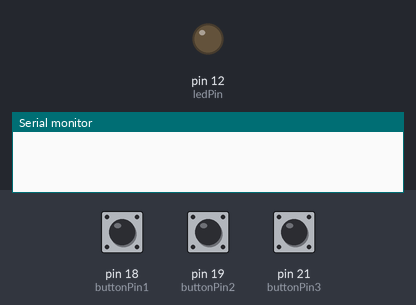
The sketch below on a simulated Arduino Mega 2560, built with avr-gcc and run on an emulated ATmega2560. Parts: output pins drawn as LEDs (lit = HIGH), the last lines printed to the serial monitor. Dashed ring = blinking. The inputs (shaded band) are chosen by the test bench; at power-on: pin 18 (buttonPin1) LOW, pin 21 (buttonPin3) LOW, pin 19 (buttonPin2) LOW.

Above: at 1.2 s.
1.3 s: pin 18 (buttonPin1) pulled HIGH for 0.15 s
At 2.1 s:
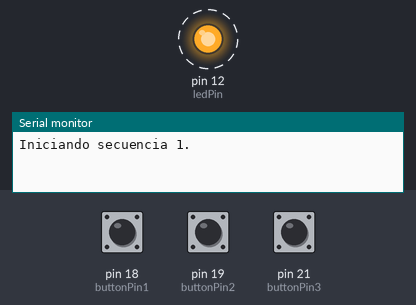
4.4 s: pin 21 (buttonPin3) pulled HIGH for 0.15 s
6.9 s: pin 21 (buttonPin3) pulled HIGH for 1 s
At 7.37 s:
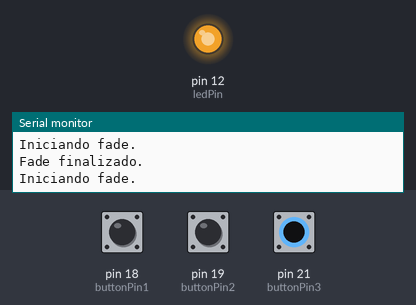
9.4 s: pin 19 (buttonPin2) pulled HIGH for 0.15 s
At 10.2 s:
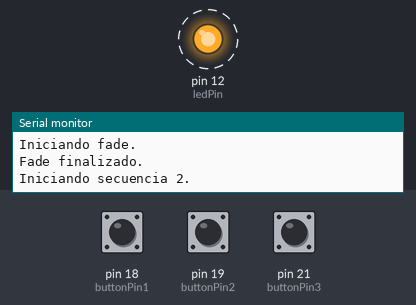
Timing chart, 0 to 13.5 s (numbered marks = the images above; inputs shaded):
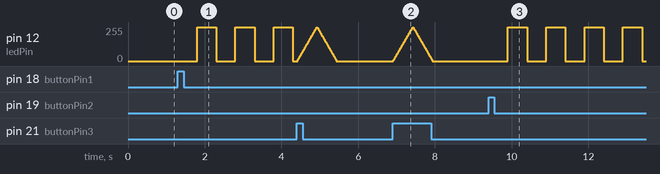

Measured:
- after the input at 1.3 s, pin 12 (ledPin): alternates 255/255 for 0.50 s and 0/255 for 0.50 s, starting after 0.50 s
- after the input at 6.9 s, pin 12 (ledPin): rises from 0/255 to 255/255 in 0.50 s, then falls to 0/255 in 0.50 s
- after the input at 9.4 s, pin 12 (ledPin): alternates 255/255 for 0.50 s and 0/255 for 0.50 s, starting after 0.50 s

The sketch:

Interrupt_Memoria.ino
```cpp
const int ledPin = 12;
const int interruptPin = 23;
const int buttonPin1 = 18;
const int buttonPin2 = 19;
const int buttonPin3 = 21;
bool lastState1 = LOW;
bool lastState2 = LOW;
bool lastState3 = LOW;
const unsigned long debounceMs = 35;
unsigned long lastDebounceTime1 = 0;
unsigned long lastDebounceTime2 = 0;
unsigned long lastDebounceTime3 = 0;
unsigned long previousMillis1 = 0;
unsigned long previousMillis2 = 0;
unsigned long previousMillis3 = 0;
int step1 = 0;
int step2 = 0;
int secuenciaActiva = 0;
int tiempo1[] = {500,500,500,500,500,500,1000,1000,1000,1000,1000,1000,500,500,500,500,500,500};
int tiempo2[] = {500,500,500,500,500,500,500,500,500,500,500,500,500,500};
int secuenciaLength1 = sizeof(tiempo1) / sizeof(tiempo1[0]);
int secuenciaLength2 = sizeof(tiempo2) / sizeof(tiempo2[0]);
int fadeValue = 0;
int fadeDirection = 1;
const int fadeInterval = 10;
bool fadeActive = false;
int ledState = 0; // 0 o 255
volatile bool interruptToggleRequested = false; // La ISR pide alternar pausa/reanudar
bool paused = false;
unsigned long pauseStartMillis = 0;

void interrupcionBoton();

void setup() {
  pinMode(ledPin, OUTPUT);
  pinMode(buttonPin1, INPUT);
  pinMode(buttonPin2, INPUT);
  pinMode(buttonPin3, INPUT);
  pinMode(interruptPin, INPUT_PULLUP);

  Serial.begin(115200);
  attachInterrupt(digitalPinToInterrupt(interruptPin), interrupcionBoton, FALLING);

  analogWrite(ledPin, 0);

  lastState1 = digitalRead(buttonPin1);
  lastState2 = digitalRead(buttonPin2);
  lastState3 = digitalRead(buttonPin3);
}

void loop() {
  unsigned long currentMillis = millis();

  if (interruptToggleRequested) {
    interruptToggleRequested = false;

    if (!paused) {
      paused = true;
      pauseStartMillis = currentMillis;
      Serial.println("Pausa activada: LED apagado visualmente.");
      analogWrite(ledPin, 0);
    } else {
      paused = false;
      unsigned long pauseDur = currentMillis - pauseStartMillis;

      if (secuenciaActiva == 1) previousMillis1 += pauseDur;
      if (secuenciaActiva == 2) previousMillis2 += pauseDur;
      if (fadeActive)           previousMillis3 += pauseDur;

      if (secuenciaActiva == 1 || secuenciaActiva == 2) {
        analogWrite(ledPin, ledState);
      } else if (fadeActive) {
        analogWrite(ledPin, fadeValue);
      } else {
        analogWrite(ledPin, 0);
      }

      Serial.println("Pausa desactivada: reanudando en el mismo punto.");
    }
  }

  bool raw1 = digitalRead(buttonPin1);
  bool raw2 = digitalRead(buttonPin2);
  bool raw3 = digitalRead(buttonPin3);

  bool b1 = lastState1;
  if (raw1 != lastState1 && (currentMillis - lastDebounceTime1) > debounceMs) {
    lastDebounceTime1 = currentMillis;
    b1 = raw1;
  }

  bool b2 = lastState2;
  if (raw2 != lastState2 && (currentMillis - lastDebounceTime2) > debounceMs) {
    lastDebounceTime2 = currentMillis;
    b2 = raw2;
  }

  bool b3 = lastState3;
  if (raw3 != lastState3 && (currentMillis - lastDebounceTime3) > debounceMs) {
    lastDebounceTime3 = currentMillis;
    b3 = raw3;
  }

  if (paused) {
    if (b1 == HIGH && lastState1 == LOW) {
      paused = false;
      Serial.println("Pausa desactivada por botón 1: iniciando secuencia 1.");
      secuenciaActiva = 1;
      step1 = 0;
      previousMillis1 = currentMillis;
      fadeActive = false;
      ledState = 0;
      analogWrite(ledPin, ledState);
    }

    if (b2 == HIGH && lastState2 == LOW) {
      paused = false;
      Serial.println("Pausa desactivada por botón 2: iniciando secuencia 2.");
      secuenciaActiva = 2;
      step2 = 0;
      previousMillis2 = currentMillis;
      fadeActive = false;
      ledState = 0;
      analogWrite(ledPin, ledState);
    }

    if (b3 == HIGH && lastState3 == LOW) {
      paused = false;
      Serial.println("Pausa desactivada por botón 3: iniciando fade.");
      fadeActive = true;
      fadeValue = 0;
      fadeDirection = 1;
      previousMillis3 = currentMillis;
      secuenciaActiva = 0;
      ledState = 0;
      analogWrite(ledPin, fadeValue);
    }

    lastState1 = b1;
    lastState2 = b2;
    lastState3 = b3;

    if (paused) {
      analogWrite(ledPin, 0);
      return;
    }
  }

  if (!paused) {
    if (b1 == HIGH && lastState1 == LOW) {
      secuenciaActiva = 1;
      step1 = 0;
      previousMillis1 = currentMillis;
      fadeActive = false;
      ledState = 0;
      Serial.println("Iniciando secuencia 1.");
    }

    if (b2 == HIGH && lastState2 == LOW) {
      secuenciaActiva = 2;
      step2 = 0;
      previousMillis2 = currentMillis;
      fadeActive = false;
      ledState = 0;
      Serial.println("Iniciando secuencia 2.");
    }

    if (b3 == HIGH && lastState3 == LOW && !fadeActive) {
      fadeActive = true;
      fadeValue = 0;
      fadeDirection = 1;
      previousMillis3 = currentMillis;
      secuenciaActiva = 0;
      ledState = 0;
      Serial.println("Iniciando fade.");
    }
  }

  lastState1 = b1;
  lastState2 = b2;
  lastState3 = b3;

  if (secuenciaActiva == 1) {
    if (currentMillis - previousMillis1 >= (unsigned long)tiempo1[step1]) {
      previousMillis1 = currentMillis;
      ledState = (ledState == 0) ? 255 : 0;
      analogWrite(ledPin, ledState);
      step1++;
      if (step1 >= secuenciaLength1) {
        secuenciaActiva = 0;
        analogWrite(ledPin, 0);
        ledState = 0;
        Serial.println("Secuencia 1 finalizada.");
      }
    }
  }

  if (secuenciaActiva == 2) {
    if (currentMillis - previousMillis2 >= (unsigned long)tiempo2[step2]) {
      previousMillis2 = currentMillis;
      ledState = (ledState == 0) ? 255 : 0;
      analogWrite(ledPin, ledState);
      step2++;
      if (step2 >= secuenciaLength2) {
        secuenciaActiva = 0;
        analogWrite(ledPin, 0);
        ledState = 0;
        Serial.println("Secuencia 2 finalizada.");
      }
    }
  }

  if (fadeActive) {
    if (currentMillis - previousMillis3 >= (unsigned long)fadeInterval) {
      previousMillis3 = currentMillis;
      analogWrite(ledPin, fadeValue);
      fadeValue += fadeDirection * 5;

      if (fadeValue >= 255) {
        fadeValue = 255;
        fadeDirection = -1;
      } else if (fadeValue <= 0) {
        fadeValue = 0;
        fadeActive = false;
        analogWrite(ledPin, 0);
        Serial.println("Fade finalizado.");
      }
    }
  }
}

void interrupcionBoton() {
  interruptToggleRequested = true;
}
```
